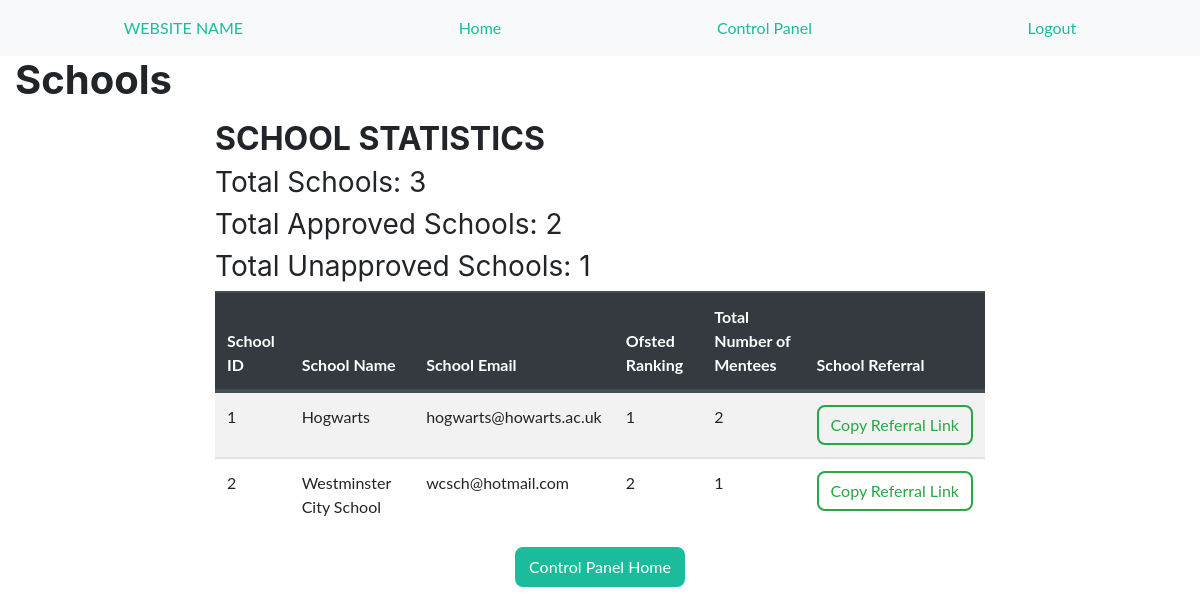
Page /admin/view_schools (signed in) on the committed database.
### app/models.py (models this page shows)
class School(db.Model):
    __tablename__ = 'school'
    is_approved = db.Column(db.Boolean, nullable=False)
    school_id = db.Column(db.Integer, autoincrement=True, primary_key=True)
    school_name = db.Column(db.Text, nullable=False)
    school_email = db.Column(db.Text, nullable=False)
    ofsted_ranking = db.Column(db.Integer)
    ofsted_report = db.Column(db.BLOB) #not sure about how blob works

### app/main/routes.py (the view)
@bp_main.route('/admin/view_schools', methods=['POST', 'GET'])
@login_required
@requires_admin('admin')
def controlpanel_view_schools():
    schools = School.query.filter(School.is_approved == True, School.school_id != 0).all()
    schools_dict = get_school_stats(schools)
    stats_dict = get_stats()
    return render_template('admin/admin_view_schools.html', schools=schools, schools_dict=schools_dict,
                           stats_dict=stats_dict, title="Schools")

### app/main/forms.py
class SearchByForm(FlaskForm):
    choices = [('School', 'School'),
               ('City', 'City')]
    select = SelectField('In:', choices=choices)
    choices2 = [('Mentees and Mentors', 'All'),
                ('Mentee', 'Mentee'),
                ('Mentor', 'Mentor')]
    select2 = SelectField('User Type:', choices=choices2)
    search = StringField('Search:', validators=[DataRequired()])

### app/auth/routes.py (called while the page is built)
@login_manager.user_loader
def user_loader(user_id):
    if user_id is not None:
        return User.query.get(user_id)
    return None

### app/util/functions.py (called while the page is built)
def get_school_stats(schools):
    schools_dict = dict()
    for school in schools:
        school_id = school.school_id
        num_mentees = Mentee.query.filter(Mentee.school_id == school_id).count()
        schools_dict[school_id] = num_mentees
    return schools_dict

### app/templates/admin/admin_view_schools.html (shortened to what this page needs)
{% extends 'base.html' %}
{% from "_formhelpers.html" import render_field %}
{% block header%}{{ title }}{% endblock %}
{% block content %}
     {% if schools|length %}
            <div class="row mt-3">
                <div class="col-md-2"></div>
                <div class="col-md-8">
                    <div class=" justify-content-center">
                        <h2>SCHOOL STATISTICS</h2>
                        <h3 class="font-weight-normal">Total Schools: {{ stats_dict['schools_total'] }}</h3>
                        <h3 class="font-weight-normal">Total Approved Schools: {{ stats_dict['approved_schools_total'] }}</h3>
                        <h3 class="font-weight-normal">Total Unapproved Schools: {{ stats_dict['unapproved_schools_total'] }}</h3>
                    </div>
                    <form action="" method="post" novalidate>
                        <div class="table-responsive-md">
                            <table class="table table-striped table-hover">
                                <thead class="thead-dark">
                                <tr>
                                    <th scope="col">School ID</th>
                                    <th scope="col">School Name</th>
                                    <th scope="col">School Email</th>
                                    <th scope="col">Ofsted Ranking</th>
                                    <th scope="col">Total Number of Mentees</th>
                                    <th scope="col">School Referral</th>
                                </tr>
                                </thead>
                                <tbody>
                                {% for school in schools %}
                                    <tr>
                                        <td>{{ school.school_id }}</td>
                                        <td>{{ school.school_name }}</td>
                                        <td>{{ school.school_email}}</td>
                                        <td>{{ school.ofsted_ranking }}</td>
                                        <td>{{ schools_dict[school.school_id] }}</td>
                                        <td>
                                            <input type="button" class="btn btn-outline-success" data-clipboard-text="http://127.0.0.1:5000/personal_form/mentee/{{school.school_id}}/"
                                            value="Copy Referral Link">
                                        </td>
                                    </tr>
                                {% endfor %}
                                </tbody>
                            </table>
                        </div>
                        <div class="row mt-sm-3 justify-content-center">
                            <a href="{{ url_for('main.controlpanel_home') }}" >
                                <input type="button" value="Control Panel Home" class="btn btn-primary">
                            </a>
                        </div>
                    </form>
                </div>
                <div class="col-md-2"></div>
            </div>
    {% else %}
        <p>Sorry, no pending schools found</p>
    {% endif %}
{% endblock %}

### rows in the picture
School: school_id "1", school_name "Hogwarts", school_email "hogwarts@howarts.ac.uk", ofsted_ranking "1", schools_dict "2"
School: school_id "2", school_name "Westminster City School", school_email "wcsch@hotmail.com", ofsted_ranking "2", is_approved "1"

### other values in the picture
{{ title }} "Schools"
{{ stats_dict['schools_total'] }} "3"
{{ stats_dict['approved_schools_total'] }} "2"
{{ stats_dict['unapproved_schools_total'] }} "1"
